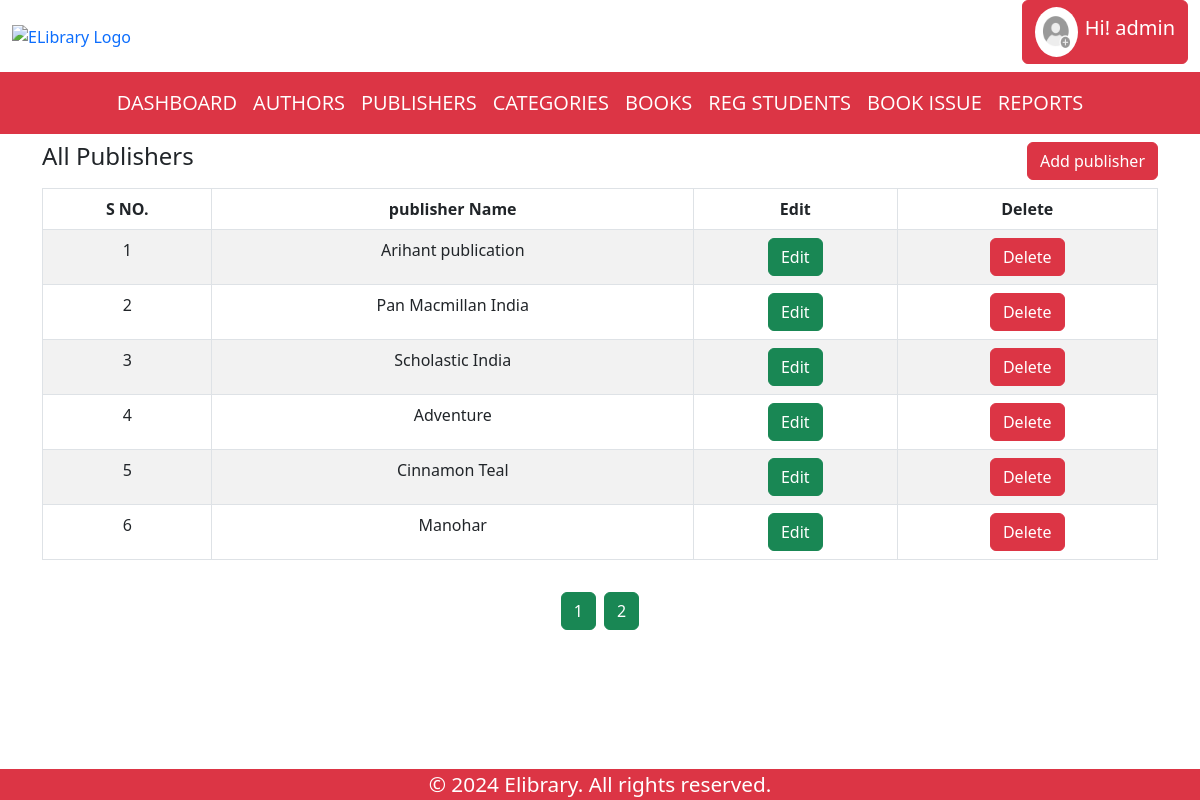
The app's page /publisher.php (signed in) with its own data.
### tables this page shows
CREATE TABLE `publisher2` (
  `id` int(30) NOT NULL,
  `publisher_name` varchar(255) NOT NULL
);

### publisher.php (the view, shortened to what this page needs)
<?php
include "header.php";
$records_per_page = 6;
$page_number = isset($_GET['page']) && is_numeric($_GET['page']) ? $_GET['page'] : 1;
$offset = ($page_number - 1) * $records_per_page;
$query = "SELECT * FROM publisher2 LIMIT $offset, $records_per_page";
$result = mysqli_query($conn, $query);
$start_sno = ($page_number - 1) * $records_per_page + 1;
$total_rows = mysqli_num_rows(mysqli_query($conn, "SELECT * FROM publisher2"));
$total_pages = ceil($total_rows / $records_per_page);
?>
<div class="container mt-2">
    <div class="row">
        <div class="col">
            <h4>All Publishers</h4>
        </div>
        <div class="col text-end">
            <button type="button" class="btn btn-danger" id="addpublisherBtn" data-bs-toggle="modal" data-bs-target="#addpublisherModal">Add publisher</button>
        </div>
    </div>
</div>
<div class="container mt-2">
    <div class="row justify-content-center">
        <div class="container-fluid table-responsive">
        <table class="table table-striped table-hover table-bordered">
            <thead>
                <tr class="bg-dark text-white">
                    <th class="text-center">S NO.</th>
                    <th class="text-center">publisher Name</th>
                    <th class="text-center">Edit</th>
                    <th class="text-center">Delete</th>
                </tr>
            </thead>
            <tbody>
                <?php
                while ($row = mysqli_fetch_array($result)) {
                    ?>
                    <tr>
                        <td class="text-center"><?php echo $start_sno; ?></td>
                        <td class="text-center"><?php echo $row["publisher_name"]; ?></td>
                        <td class="text-center">
                            <button type="button" class="btn btn-success editBtn" data-id="<?php echo $row['id']; ?>" data-name="<?php echo $row['publisher_name']; ?>">Edit</button>
                        </td>
                        <td class="text-center">
                            <button type="button" class="btn btn-danger deleteBtn" data-id="<?php echo $row['id']; ?>" data-name="<?php echo $row['publisher_name']; ?>">Delete</button>
                        </td>
                    </tr>
                    <?php
                    $start_sno++;
                }
                ?>
            </tbody>
        </table></div>
        <div class="text-center mb-5 mt-3">
            <?php
            for ($i = 1; $i <= $total_pages; $i++) {
                $margin_class = $i > 1 ? 'ms-2' : '';
                echo '<a href="publisher.php?page=' . $i . '" class="btn btn-success ' . $margin_class . '">' . $i . '</a>';
            }
            ?>
        </div>
    </div>
</div>
<?php include "footer.php"; ?>

### style.css (style rules this page uses)
a { text-decoration: none; }

### footer.php (style rules this page uses)
@media (min-width:1199px) { body { height: 100vh; } }

### records on screen
publisher2: publisher_name "Arihant publication"
publisher2: publisher_name "Pan Macmillan India"
publisher2: publisher_name "Scholastic India"
publisher2: publisher_name "Adventure"
publisher2: publisher_name "Cinnamon Teal"
publisher2: publisher_name "Manohar"

### other values on screen
$_SESSION['username'] "admin"
